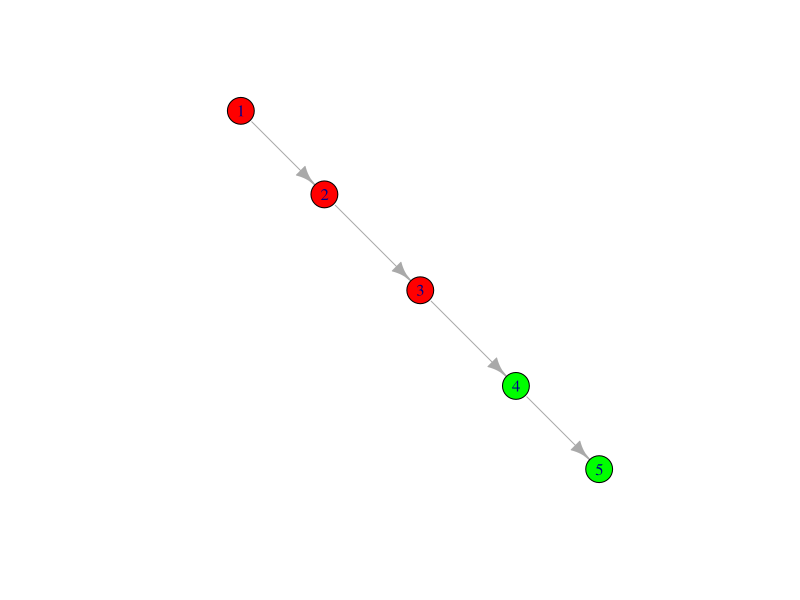
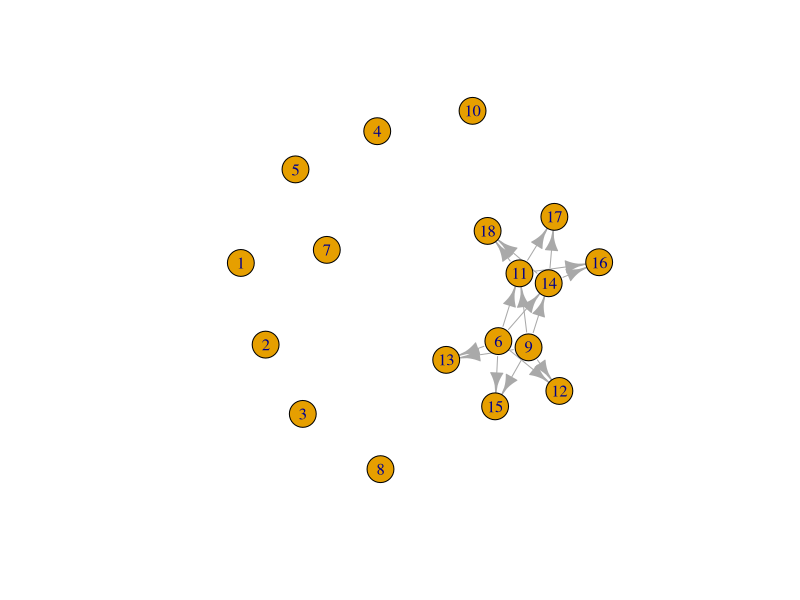
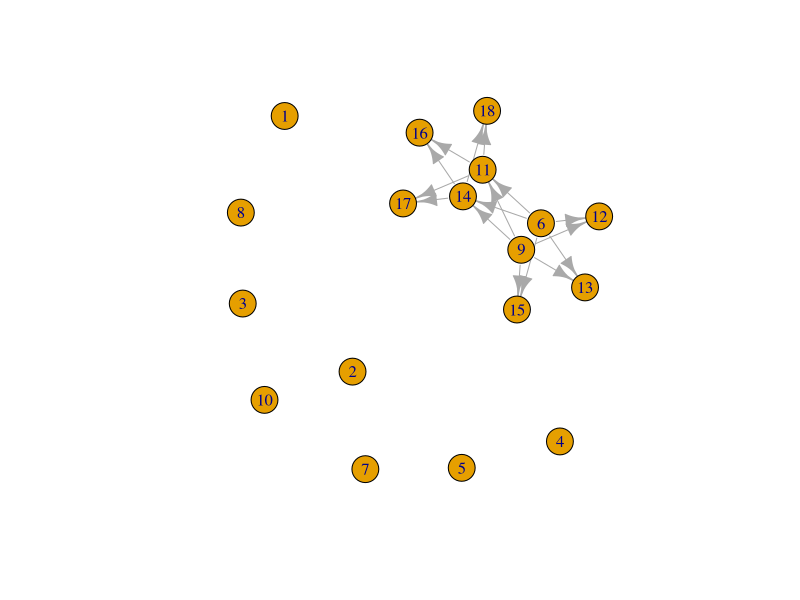

Reproduce these figures in R, in order.
library(igraph)
g <- make_empty_graph() %>%
  add_vertices(3, color = "red") %>%
  add_vertices(2, color = "green") %>%
  add_edges(c(1,2, 2,3, 3,4, 4,5))
g
V(g)[[]]
plot(g)

edgesMom <- numeric(10)
edgesMom[2*(1:5)- 1] <- 6
edgesMom[2*(1:5)] <- 11:15
edgesDad <- numeric(10)
edgesDad[2*(1:5)- 1] <- 9
edgesDad[2*(1:5)] <- 11:15
g <- make_empty_graph() +
  vertices(1:10) +
  vertices(11:15) +
  edges(c(edgesMom, edgesDad)) +
  vertices(16:18) +
  edges(c(11, 16, 11, 17, 11, 18, 14, 16, 14, 17, 14, 18))
plot(g)
distances(g, v = 16, to = c(1:15, 17:18))
ego(g, order = 2, nodes = 16, mindist = 1)

edgesMom <- character(10)
edgesMom[2*(1:5)- 1] <- "6"
edgesMom[2*(1:5)] <- as.character(11:15)
edgesDad <- character(10)
edgesDad[2*(1:5)- 1] <- "9"
edgesDad[2*(1:5)] <- as.character(11:15)
g <- make_empty_graph() +
  vertices(as.character(1:10)) +
  vertices(as.character(11:15)) +
  edges(c(edgesMom, edgesDad)) +
  vertices(as.character(16:18)) +
  edges(as.character(c(11, 16, 11, 17, 11, 18, 14, 16, 14, 17, 14, 18)))
plot(g)
d <- distances(g, v = "16", to = c(1:15, 17:18))
near <- unlist(ego(g, order = 3, nodes = "16", mindist = 1))
order(near, distances(g, v = 16, to = near))
d[1, as.character(near)]
distances(g, v = "16", to = near)
